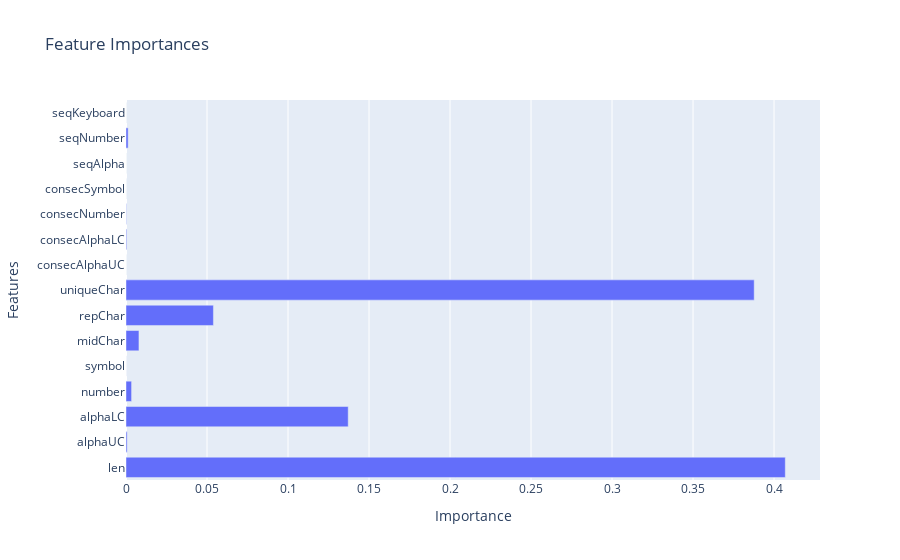

Notebook cell for this chart:
### Code cell
# Get the feature importances
importances = regressor.feature_importances_

# Create a horizontal bar chart
fig = go.Figure(data=go.Bar(
    x=importances,
    y=feature_names,
    orientation='h'
))

# Set plot layout
fig.update_layout(
    title="Feature Importances",
    xaxis_title="Importance",
    yaxis_title="Features"
)

# Show the plot
fig.show()

### Figure 1 — Plotly figure (JSON) as saved in the notebook; plotly's stock layout.template omitted (floating-point values rounded to 4 significant figures)
{"data": [{"orientation": "h", "type": "bar", "x": [0.4069, 0.0007185, 0.1372, 0.003447, 2.286e-05, 0.00799, 0.05396, 0.3877, 6.952e-06, 0.0004474, 0.0002169, 1.617e-05, 6.578e-07, 0.001318, 3.91e-06], "y": ["len", "alphaUC", "alphaLC", "number", "symbol", "midChar", "repChar", "uniqueChar", "consecAlphaUC", "consecAlphaLC", "consecNumber", "consecSymbol", "seqAlpha", "seqNumber", "seqKeyboard"]}], "layout": {"title": {"text": "Feature Importances"}, "xaxis": {"title": {"text": "Importance"}}, "yaxis": {"title": {"text": "Features"}}}}
